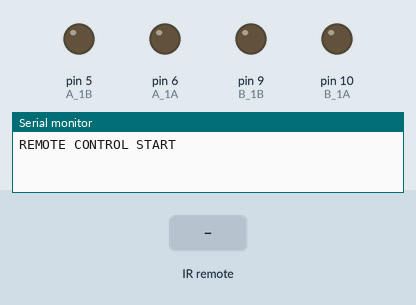
Recording of a sketch running on a simulated Arduino Uno, built with avr-gcc and run on an emulated ATmega328P. Parts: output pins drawn as LEDs (lit = HIGH), the last lines printed to the serial monitor. The inputs (shaded band) are chosen by the test bench.

Above: at 1.2 s.
1.3 s: infrared code 0xC received
At 2.1 s:
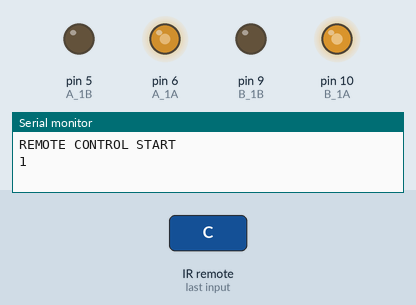
4.3 s: infrared code 0x5E received
At 4.7 s:
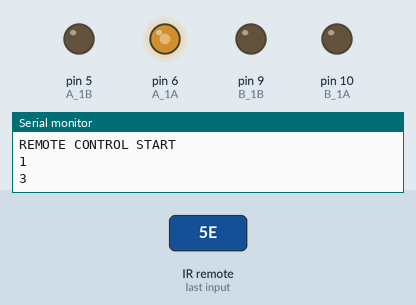
6.3 s: infrared code 0x8 received
At 6.7 s:
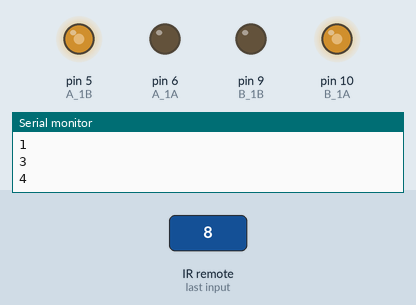
8.8 s: infrared code 0x5A received
At 9.6 s:
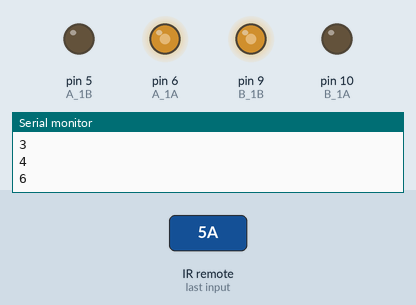
11.3 s: infrared code 0x42 received
At 12.1 s:
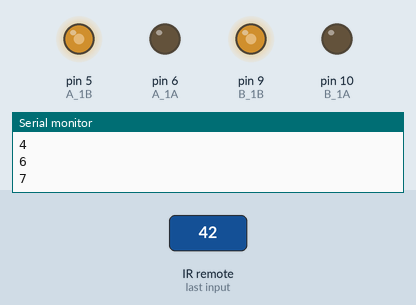
14.3 s: infrared code 0x4A received
At 14.7 s:
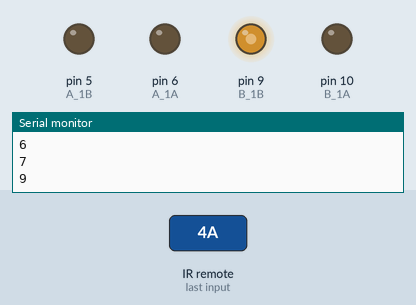
Timing chart, 0 to 17.3 s (numbered marks = the images above; inputs shaded):
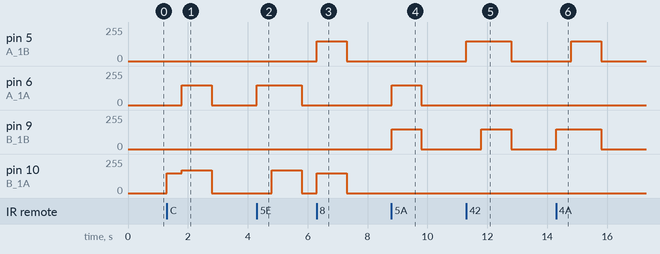

Measured:
- after the input at 1.3 s, pin 6 (A_1A): 0/255 → 150/255 after 0.50 s, → 0/255 1.0 s later; pin 10 (B_1A): 0/255 → 150/255 at once, → 170/255 0.50 s later, → 0/255 1.0 s later
- after the input at 4.3 s, pin 6 (A_1A): 0/255 → 150/255 at once, → 0/255 1.5 s later; pin 10 (B_1A): 0/255 → 170/255 after 0.50 s, → 0/255 1.0 s later
- after the input at 6.3 s, pin 5 (A_1B), pin 10 (B_1A): 0/255 → 150/255 at once, → 0/255 1.0 s later
- after the input at 8.8 s, pin 6 (A_1A), pin 9 (B_1B): 0/255 → 150/255 at once, → 0/255 1.0 s later
- after the input at 11.3 s, pin 5 (A_1B): 0/255 → 150/255 at once, → 0/255 1.5 s later; pin 9 (B_1B): 0/255 → 150/255 after 0.50 s, → 0/255 1.0 s later
- after the input at 14.3 s, pin 5 (A_1B): 0/255 → 150/255 after 0.50 s, → 0/255 1.0 s later; pin 9 (B_1B): 0/255 → 150/255 at once, → 0/255 1.5 s later

The sketch:

remote-control.ino
```cpp
#include <IRremote.h>

const int IR_RECEIVE_PIN = 12;  // Define the pin number for the IR Sensor

// モーター制御ピンの定義
const int A_1B = 5;   // 左モーター（モーターA）のピン
const int A_1A = 6;
const int B_1B = 9;   // 右モーター（モーターB）のピン
const int B_1A = 10;

int speed = 150;

void setup() {
  Serial.begin(9600);

  // モーターのピンを出力に設定
  pinMode(A_1A, OUTPUT);
  pinMode(A_1B, OUTPUT);
  pinMode(B_1A, OUTPUT);
  pinMode(B_1B, OUTPUT);

  // モータードライバのピンを初期化（モーターを停止状態に）
  stopMove();

  // IRリモコンの初期化
  IrReceiver.begin(IR_RECEIVE_PIN, ENABLE_LED_FEEDBACK);
  Serial.println("REMOTE CONTROL START");
}

void loop() {

  if (IrReceiver.decode()) {
    String key = decodeKeyValue(IrReceiver.decodedIRData.command);
    if (key != "ERROR") {
      Serial.println(key);

      if (key == "+") {
        speed += 50;
      } else if (key == "-") {
        speed -= 50;
      } else if (key == "2") {
        moveForward(speed);
        delay(1000);
      } else if (key == "8") {
        moveBackward(speed);
        delay(1000);
      } else if (key == "4") {
        turnLeft(speed);
        delay(1000);
      } else if (key == "6") {
        turnRight(speed);
        delay(1000);
      } else if (key == "1") {
        moveLeft(speed);
        delay(1000);
      } else if (key == "3") {
        moveRight(speed);
        delay(1000);
      } else if (key == "7") {
        backLeft(speed);
        delay(1000);
      } else if (key == "9") {
        backRight(speed);
        delay(1000);
      }

      if (speed >= 255) {
        speed = 255;
      }
      if (speed <= 0) {
        speed = 0;
      }
      stopMove();
    }

    IrReceiver.resume();  // Enable receiving of the next value
  }
}

// モーター制御関数
void moveForward(int speed) {
  // 左モーター前進
  analogWrite(A_1A, speed); // 左側の速度が遅いので調整
  analogWrite(A_1B, 0);
  // 右モーター前進
  analogWrite(B_1A, speed + 20);
  analogWrite(B_1B, 0);
}

void moveBackward(int speed) {
  // 左モーター後進
  analogWrite(A_1A, 0);
  analogWrite(A_1B, speed);
  // 右モーター後進
  analogWrite(B_1A, 0);
  analogWrite(B_1B, speed);
}

void turnRight(int speed) {
  // 左モーター前進
  analogWrite(A_1A, speed);
  analogWrite(A_1B, 0);
  // 右モーター後進
  analogWrite(B_1A, 0);
  analogWrite(B_1B, speed);
}

void turnLeft(int speed) {
  // 左モーター後進
  analogWrite(A_1A, 0);
  analogWrite(A_1B, speed);
  // 右モーター前進
  analogWrite(B_1A, speed);
  analogWrite(B_1B, 0);
}

void moveLeft(int speed) {
  // 左モーター停止
  analogWrite(A_1A, 0);
  analogWrite(A_1B, 0);
  // 右モーター前進
  analogWrite(B_1A, speed);
  analogWrite(B_1B, 0);

  // 曲がる動作の持続時間を設定（例：500ミリ秒）
  delay(500); // 適切な値に調整

  // 前進動作
  moveForward(speed);
}

void moveRight(int speed) {
  // 左モーター前進
  analogWrite(A_1A, speed);
  analogWrite(A_1B, 0);
  // 右モーター停止
  analogWrite(B_1A, 0);
  analogWrite(B_1B, 0);

  // 曲がる動作の持続時間を設定（例：500ミリ秒）
  delay(500); // 適切な値に調整

  // 前進動作
  moveForward(speed);
}


void backLeft(int speed) {
  // 左モーター停止
  analogWrite(A_1A, 0);
  analogWrite(A_1B, speed);
  // 右モーター後進
  analogWrite(B_1A, 0);
  analogWrite(B_1B, 0);

  // 曲がる動作の持続時間を設定（例：500ミリ秒）
  delay(500); // 適切な値に調整

  // 前進動作
  moveBackward(speed);
}

void backRight(int speed) {
  // 左モーター後進
  analogWrite(A_1A, 0);
  analogWrite(A_1B, 0);
  // 右モーター停止
  analogWrite(B_1A, 0);
  analogWrite(B_1B, speed);

  // 曲がる動作の持続時間を設定（例：500ミリ秒）
  delay(500); // 適切な値に調整

  // 前進動作
  moveBackward(speed);
}

void stopMove() {
  // モーターを停止
  analogWrite(A_1A, 0);
  analogWrite(A_1B, 0);
  analogWrite(B_1A, 0);
  analogWrite(B_1B, 0);
}

String decodeKeyValue(long result)
{
  switch(result){
    case 0x16:
      return "0";
    case 0xC:
      return "1";
    case 0x18:
      return "2";
    case 0x5E:
      return "3";
    case 0x8:
      return "4";
    case 0x1C:
      return "5";
    case 0x5A:
      return "6";
    case 0x42:
      return "7";
    case 0x52:
      return "8";
    case 0x4A:
      return "9";
    case 0x9:
      return "+";
    case 0x15:
      return "-";
    case 0x7:
      return "EQ";
    case 0xD:
      return "U/SD";
    case 0x19:
      return "CYCLE";
    case 0x44:
      return "PLAY/PAUSE";
    case 0x43:
      return "FORWARD";
    case 0x40:
      return "BACKWARD";
    case 0x45:
      return "POWER";
    case 0x47:
      return "MUTE";
    case 0x46:
      return "MODE";
    case 0x0:
      return "ERROR";
    default :
      return "ERROR";
    }
}
```
